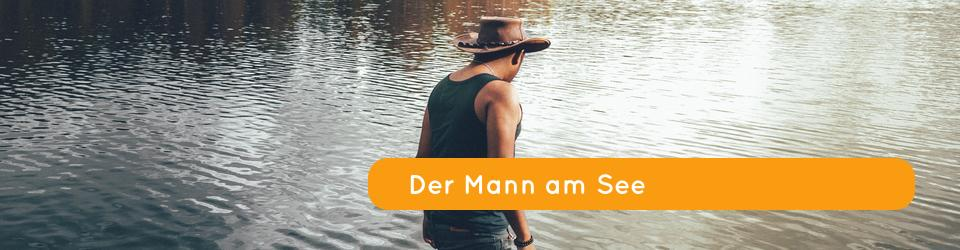
#> input picture workbench_hero/hero_der-mann-am-see.jpg, 960 x 250 px, found by its file name; its folder holds only this picture in this run
$ python custom_hero_image.py workbench_hero/hero_der-mann-am-see.jpg   (older library calls are emulated)
#> lines starting #> are read from the running program, lines starting #| are printed output that depends on the picture
# $ python3 main.py 'Der Titel' https://url.com
# -*- coding: utf-8 -*-
import sys
import os  # for os line breaks and bash
from lxml import html  # for reading dom
import requests  # for web action
from shutil import copyfile  # for file operations
import datetime  # for generating timestamp
from PIL import Image, ImageOps  # for image resize and crop
import subprocess  # for running shell scripts

TimeNow = (datetime.datetime.now().strftime('%Y-%m-%d %H:%M:%S'))
heroName = (sys.argv[1])

copyfile('workbench_hero/'+heroName, 'hero/large/'+heroName)
img = Image.open('workbench_hero/' + heroName)  # read image
#> img is the input picture: PIL image 960x250 RGB; mean R, G, B 163.5, 154.9, 135.9
#
# generate medium and small version
img = img.resize((500, 130), Image.ANTIALIAS) # resize
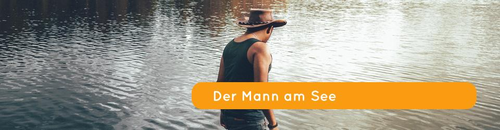
#> img: PIL image 500x130 RGB; mean R, G, B 163.5, 154.9, 135.9
img.save('hero/medium/'+heroName)
img = img.resize((300, 78), Image.ANTIALIAS) # resize
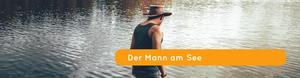
#> img: PIL image 300x78 RGB; mean R, G, B 163.5, 154.9, 135.9
img.save('hero/small/'+heroName)
print ('custom hero images produced')

$ run again, on workbench_hero/hero_der-test.jpg
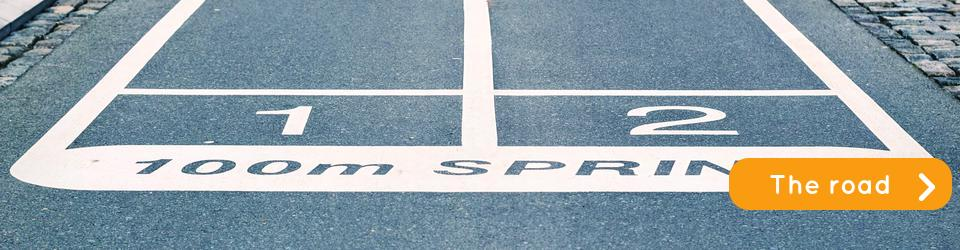
#> input picture workbench_hero/hero_der-test.jpg, 960 x 250 px, found by its file name
#> img is the input picture: PIL image 960x250 RGB; mean R, G, B 144.3, 158.6, 164.6
#> `img = img.resize((500, 130), Image.ANTIALIAS)`:
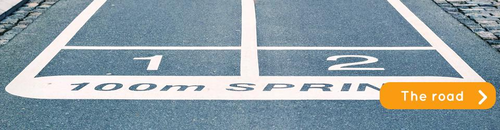
#> img: PIL image 500x130 RGB; mean R, G, B 144.2, 158.6, 164.6
#> `img = img.resize((300, 78), Image.ANTIALIAS)`:
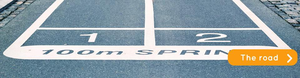
#> img: PIL image 300x78 RGB; mean R, G, B 144, 158.6, 164.6
